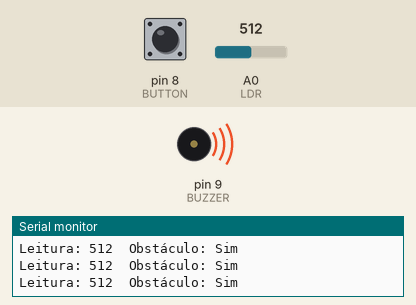
Bench run of a sketch on a simulated Arduino Uno, built with avr-gcc and run on an emulated ATmega328P. Parts: buzzer (waves = sounding), the last lines printed to the serial monitor. The test bench sets the inputs (shaded band); at power-on: A0 (LDR) = 512, pin 8 (BUTTON) HIGH.

Above: at 1.3 s.
1.4 s: A0 (LDR) set to 529
3.5 s: pin 8 (BUTTON) pulled LOW for 0.6 s
At 3.8 s:
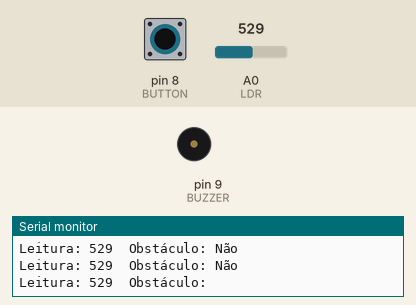
5.6 s: A0 (LDR) set to 511
At 7.0 s:
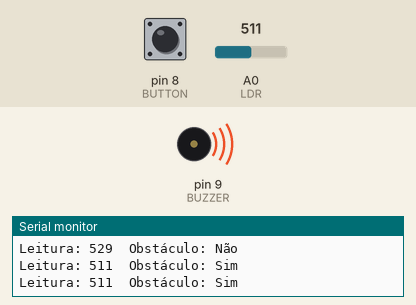
Timing chart, 0 to 8.6 s (numbered marks = the images above; inputs shaded):
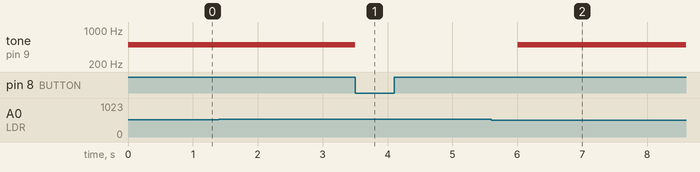

The sketch:

missaoImpossivel.ino
```cpp
#define LDR A0
#define BUZZER 9
#define BUTTON 8

int readLDR = 0; // armazena o valor lido pelo ADC
int readBTN = 0;

void setup() {
  Serial.begin(9600);
  pinMode(LDR, INPUT);
  pinMode(BUZZER, OUTPUT);
  pinMode(BUTTON, INPUT_PULLUP);
}

void loop() {
  readLDR = analogRead(LDR);
  readBTN = digitalRead(BUTTON);

  Serial.print("Leitura: ");
  Serial.print(readLDR);
  Serial.print("\t");

  // imprime se existe ou nao um obstaculo
  Serial.print("Obstáculo: ");
  if (readLDR <= 512) {
    Serial.print("Sim");
    tone(BUZZER, 500);
  } else if (readBTN == LOW) {
    noTone(BUZZER);
  } else {
    Serial.print("Não");
  }

  Serial.println();
  delay(500);
}
```

Measured:
- after the input at 3.5 s, tone on pin 9 (BUZZER): 500 Hz → silent at once
- after the input at 5.6 s, tone on pin 9 (BUZZER): silent → 500 Hz after 0.41 s
